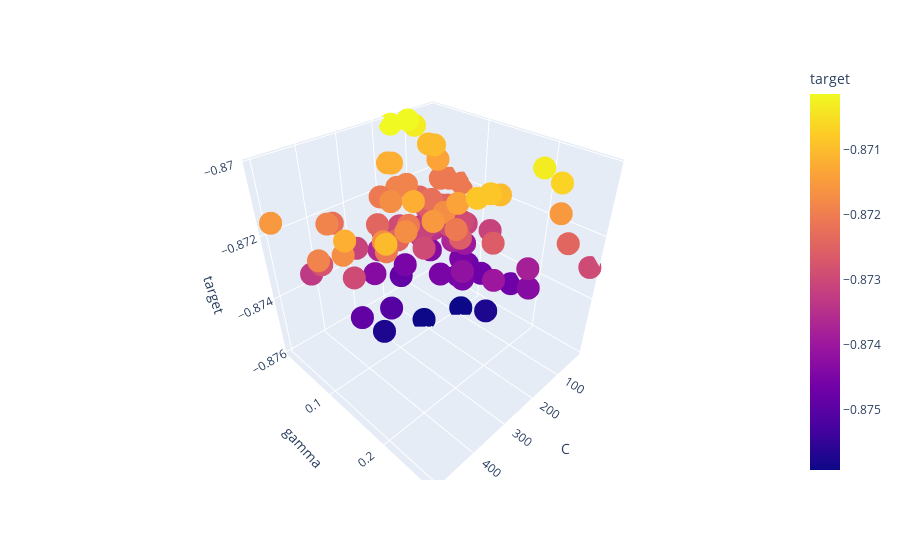

The notebook cell saved with this chart:
### Code cell
px.scatter_3d(df1, x = "C", y = "gamma", z = "target", color = "target")
